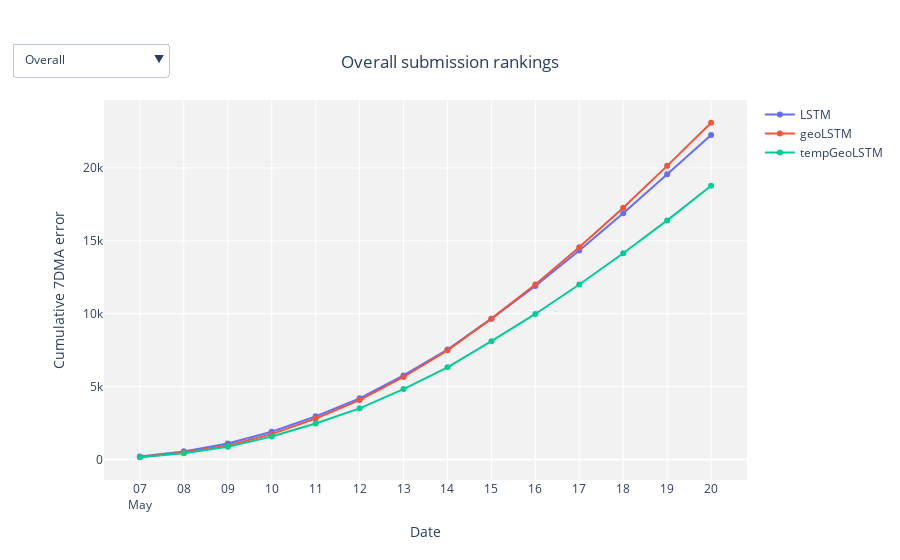

This figure's notebook cell:
### Markdown cell above
## Rankings: by cumulative 7DMA error

### Code cell
ranking_fig = go.Figure(layout=dict(title=dict(text=f'{DEFAULT_GEO} submission rankings',
                                               y=0.9,
                                               x=0.5,
                                               xanchor='center',
                                               yanchor='top'
                                               ),
                                    plot_bgcolor='#f2f2f2',
                                    xaxis_title="Date",
                                    yaxis_title="Cumulative 7DMA error"
                                    ))

# Keep track of trace visibility by geo name
ranking_geoid_plot_names = []

all_df = ranking_df[ranking_df.GeoID.isin(geoid_names)].groupby(["PredictorName", "Date"])[["GeoID", "PredictorName", "CumulDiff7DMA"]].sum(). \
    sort_values(by=["PredictorName", "Date"]).reset_index()

# Add 1 trace per predictor, for all geos
for predictor_name in predictor_names:
    ranking_geoid_df = all_df[all_df.PredictorName == predictor_name]
    ranking_fig.add_trace(go.Scatter(x=ranking_geoid_df.Date,
                             y=ranking_geoid_df.CumulDiff7DMA,
                             name=predictor_name,
                             visible=(ALL_GEO == DEFAULT_GEO))
                 )
    ranking_geoid_plot_names.append(ALL_GEO)


# Add 1 trace per predictor, per country
for predictor_name in predictor_names:
    for geoid_name in geoid_names:
        ranking_geoid_df = ranking_df[(ranking_df.GeoID == geoid_name) &
                                        (ranking_df.PredictorName == predictor_name)]
        ranking_fig.add_trace(go.Scatter(x=ranking_geoid_df.Date,
                                 y=ranking_geoid_df.CumulDiff7DMA,
                                 name=predictor_name,
                                 visible= (geoid_name == DEFAULT_GEO))
                     )
        ranking_geoid_plot_names.append(geoid_name)

# Format x axis
ranking_fig.update_xaxes(
dtick="D1",  # Means 1 day
tickformat="%d\n%b")

# Filter
buttons=[]
for geoid_name in ([ALL_GEO] + geoid_names):
    buttons.append(dict(method='update',
                        label=geoid_name,
                        args = [{'visible': [geoid_name==r for r in ranking_geoid_plot_names]},
                                {'title': f'{geoid_name} submission rankings'}]))
ranking_fig.update_layout(showlegend=True,
                          updatemenus=[{"buttons": buttons,
                                        "direction": "down",
                                        "active": ([ALL_GEO] + geoid_names).index(DEFAULT_GEO),
                                        "showactive": True,
                                        "x": 0.1,
                                        "y": 1.15}])

ranking_fig.show()
